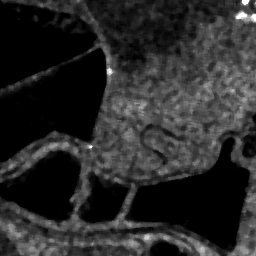
%> input picture Image Library/san_1.bmp, 256 x 256 px
$ octave CompareTwoImages.m   (GNU Octave 9; MATLAB toolbox functions it lacks are replaced by stand-ins)
%> lines starting %> are read from the running program, lines starting %| are printed output that depends on the picture; in (x1, y1, x2, y2) boxes, pixels count from 0 and x2, y2 are one past the last pixel; in counts of white or black regions, pixels touching at a corner belong together; the program's own positions count from 1
### Function Library/ImageFrequencyDomainLowPassFilter.m
function newimg = ImageFrequencyDomainLowPassFilter(img, radius_scale)
    imgsize = size(img);
    imgsizesize = length(imgsize);
    full_circle_radius = norm(imgsize(1:2))/2;
    low_pass_filter_radius = full_circle_radius*radius_scale;
    center_point = (imgsize(1:2) + 1)/2;
    mask = zeros(imgsize(1:2));
    for i = 1:imgsize(1)
        if low_pass_filter_radius >= abs(i - center_point(1))
            half_chord_length = floor(sqrt(low_pass_filter_radius^2 - (i - center_point(1))^2));
            if half_chord_length > imgsize(2)/2
                half_chord_length = floor(imgsize(2)/2);
            end
            mask(i, ceil(center_point(2) - half_chord_length):floor(center_point(2) + half_chord_length)) = 1;
        end
    end
    if imgsizesize == 2
        IMG = fftshift(fft2(double(img)));
        IMG = IMG.*mask;
        newimg = uint8(real(ifft2(ifftshift(IMG))));
    end
    if imgsizesize == 3
        newimg = zeros(imgsize, 'uint8');
        for i = 1:imgsize(3)
            newimg(:,:,i) = uint8(real(ifft2(ifftshift(mask.*fftshift(fft2(double(img(:,:,i))))))));
        end
    end
end

### Function Library/GammaTransform.m
function newimg = GammaTransform(img, c, b)
    imgsize = size(img);
    img = double(img);
    newimg = zeros(imgsize, 'uint8');
    imgsizesize = length(imgsize);
    if imgsizesize == 2
        tmpimg = round(c.*img.^b.*255^(1 - b));
        if max(max(tmpimg)) > 255
            warning('The maximum value in caculation result exceed 255. It will leads to overflow.');
        end
        if min(min(tmpimg)) < 0
            warning('The minimum value in caculation result is less than 0. It will leads to overflow.');
        end
        newimg = uint8(tmpimg);
    else
        if imgsizesize == 3
            for i = 1:imgsize(3)
                newimg(:,:,i) = GammaTransform(img(:,:,i), c, b);
            end
        end
    end
end

### Function Library/AutoBinarizeImage.m
function newimg = AutoBinarizeImage(img, powerThreshold)
    imgsize = size(img);
    imgsizesize = length(imgsize);
    newimg = zeros(imgsize, 'uint8');
    if imgsizesize == 2
        count = zeros([1, 256], 'int32');
        for i = 1:imgsize(1)
            for j = 1:imgsize(2)
                count(img(i, j) + 1) = count(img(i, j) + 1) + 1;
            end
        end
        cumcount = cumsum(count);
        pts = round(powerThreshold * imgsize(1) * imgsize(2));
        thres = 0;
        for i = 1:256
            if pts < cumcount(i)
                thres = i - 1;
                break
            end
        end
        newimg(img > thres) = 255;
    else
        if imgsizesize == 3
            parfor i = 1:imgsize(3)
                newimg(:,:,i) = AutoBinarizeImage(img(:,:,i), powerThreshold);
            end
        end
    end
end

### Executable Script/Exp 2/CompareTwoImages.m
img1 = imread('san_1.bmp');
%> img1 is the input picture: size 256x256 uint8; min 0, max 255, mean 41.8
img2 = imread('san_2.bmp');
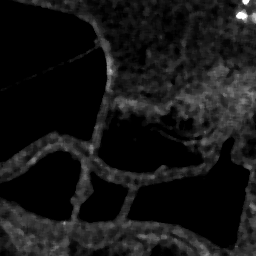
%> input picture Image Library/san_2.bmp, 256 x 256 px
%> img2 is the input picture: size 256x256 uint8; min 0, max 255, mean 21.7
destimg = imread('san_gt.bmp');
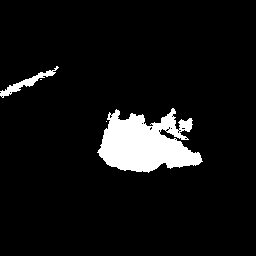
%> input picture Image Library/san_gt.bmp, 256 x 256 px
%> destimg: size 256x256 uint8; 7.1% white; 4 white regions (2 under 20 px), largest, box (x1, y1, x2, y2) and area: (97, 108, 203, 173) 4307, (0, 66, 59, 98) 375
% fimg1 = ImageMeanFilter(img1, 3);
% fimg2 = ImageMeanFilter(img2, 3);
% the best argsVector = [0.4492, 0.8865, 0.3642, 0.9566];
fimg1 = ImageFrequencyDomainLowPassFilter(img1, 0.4);
%> after the loop in ImageFrequencyDomainLowPassFilter, `for i = 1:imgsize(1)`:
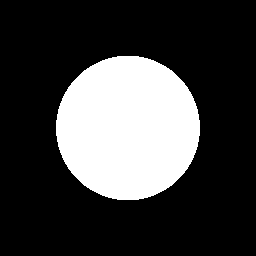
%> mask: size 256x256 double; values 0 (black) and 1 (white), 24.9% white; 1 white region, box (x1, y1, x2, y2) and area: (56, 56, 200, 200) 16320
fimg2 = ImageFrequencyDomainLowPassFilter(img2, 0.4);

newimg1 = GammaTransform(fimg1, 1, 0.8865);
newimg2 = GammaTransform(fimg2, 1, 0.3642);
%> call 2 of GammaTransform, with c = 1, b = 0.364
%> in GammaTransform (call 2), `tmpimg = round(c.*img.^b.*255^(1 - b));`:
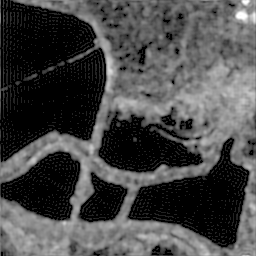
%> tmpimg: size 256x256 double; min 0, max 255, mean 71.9

diffimg = AutoBinarizeImage(newimg1 - newimg2, 0.9566);
%> after the loop in AutoBinarizeImage, `for i = 1:imgsize(1)`: count = 256 values, max 54424 at index 1, min 0 at index 141, mean 256
%> in AutoBinarizeImage, `cumcount = cumsum(count);`: cumcount = 256 values from 54424 to 65536
%> after the loop in AutoBinarizeImage, `for i = 1:256`: thres = 67
%> in AutoBinarizeImage, `newimg(img > thres) = 255;`:
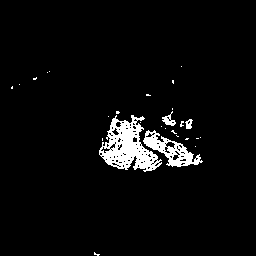
%> newimg: size 256x256 uint8; 4.3% white; 27 white regions (23 under 20 px), largest, box (x1, y1, x2, y2) and area: (99, 115, 162, 172) 1753, (143, 130, 203, 167) 799, (162, 111, 176, 126) 90, (185, 119, 193, 129) 50
subplot(2, 2, 1);
image(img1);
subplot(2, 2, 2);
image(newimg2);
subplot(2, 2, 3);
imshow(diffimg);
subplot(2, 2, 4);
imshow(destimg);

imwrite(diffimg, '../../Document/figure/exp2compare.png');
